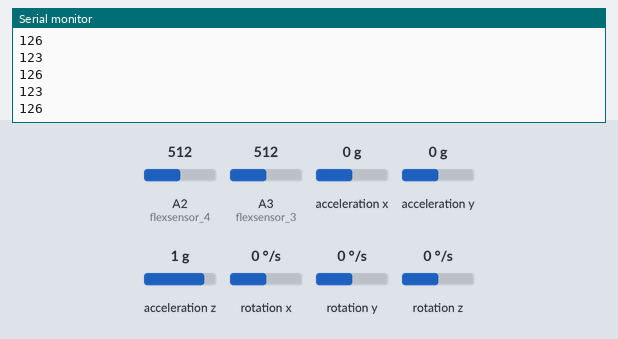
This program was run on a simulated Arduino Nano, built with avr-gcc and run on an emulated ATmega328P. Shown: the last lines printed to the serial monitor. Inputs (shaded band) come from the test bench; at power-on: acceleration x 0 g, A3 (flexsensor_3) = 512, A2 (flexsensor_4) = 512, acceleration y 0 g, acceleration z 1 g, rotation x 0 °/s, rotation y 0 °/s, rotation z 0 °/s.

Above: at 4.2 s.
4.3 s: acceleration x set to 0.8 g
At 5.1 s:
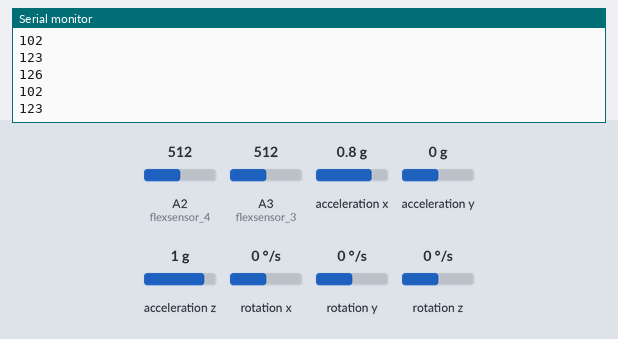
5.8 s: A3 (flexsensor_3) set to 560
At 6.7 s:
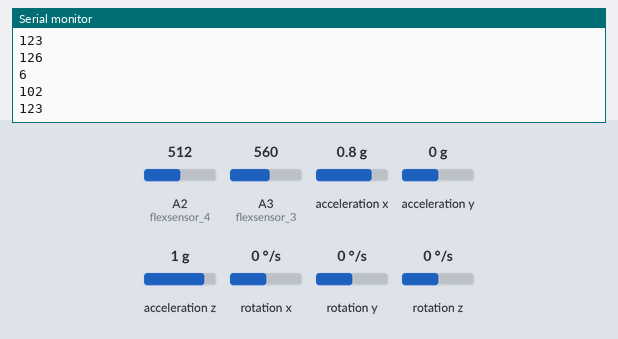
7.3 s: A2 (flexsensor_4) set to 660
At 8.1 s:
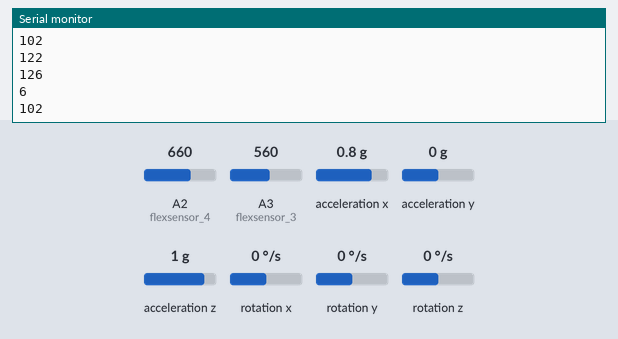
8.8 s: acceleration y set to -1.4 g
At 9.8 s:
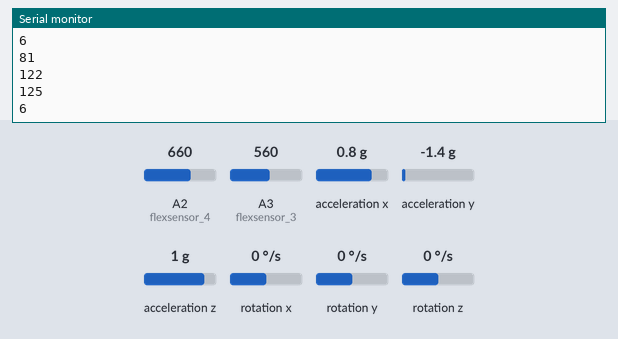
10.3 s: acceleration z set to -1.4 g
At 10.8 s:
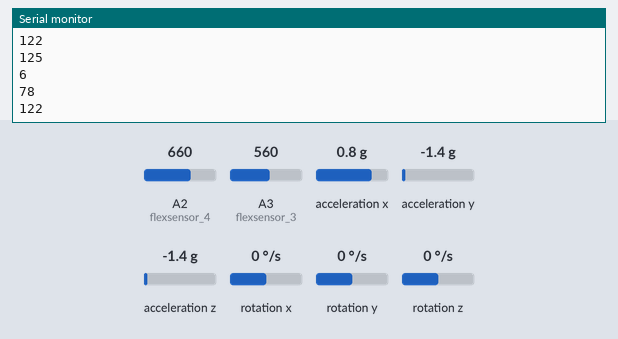
11.8 s: A3 (flexsensor_3) set to 540
At 12.5 s:
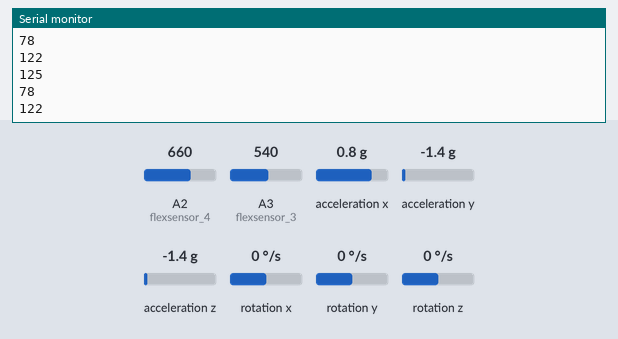
Timing chart, 0 to 14.3 s (numbered marks = the images above; inputs shaded):
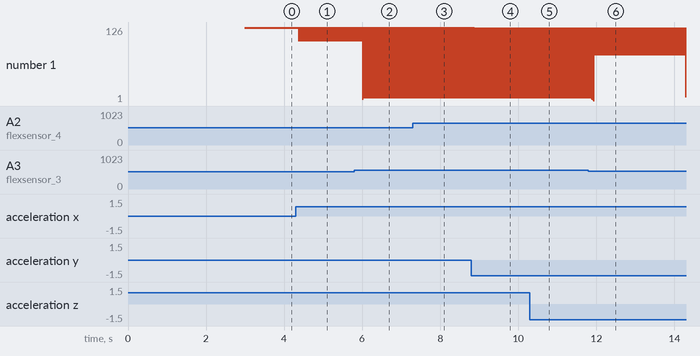

Measured:
- after the input at 4.3 s, the serial monitor: prints a new line after 0.08 s (image 1)
- after the input at 5.8 s, the serial monitor: prints a new line after 0.21 s (image 2)
- after the input at 7.3 s, the serial monitor: prints a new line after 0.07 s (image 3)
- after the input at 8.8 s, the serial monitor: prints a new line after 0.07 s (image 4)
- after the input at 10.3 s, the serial monitor: prints a new line after 0.08 s (image 5)
- after the input at 11.8 s, the serial monitor: prints a new line after 0.08 s (image 6)
- plotted number 1: 126 → 102 after the input at 4.3 s, 126 → 81 after the input at 8.8 s, 81 → 78 after the input at 10.3 s, 78 → 7 after the input at 11.8 s

The program:

main.cpp
```cpp
#include <MPU6050_tockn.h>
#include <Wire.h>
#include <SoftwareSerial.h>
const int flexsensor_3 = 17;
const int flexsensor_4 = 16;
MPU6050 mpu6050(Wire);
SoftwareSerial SerialBT(3,4); // RX, TX
int X;
int Y;
const int numReadings = 10 ;
int readings[numReadings];
int readIndex = 0;
int total = 0;
int sensorValue_3 = 0;

void setup() {
  Serial.begin(9600);
  Wire.begin();
  SerialBT.begin(9600);
  pinMode(flexsensor_3,INPUT);
  pinMode(flexsensor_4,INPUT);
  for(int thisReading = 0; thisReading < numReadings; thisReading++){
    readings[thisReading] = 0;
  }
  mpu6050.begin();
  mpu6050.calcGyroOffsets(true);
}

void loop() {
  mpu6050.update();
  X = mpu6050.getAngleX();
  Y = mpu6050.getAngleY();
  //int sensorValue_3 = analogRead(flexsensor_3);
  int sensorValue_4 = analogRead(flexsensor_4);

  total = total - readings[readIndex];
  readings[readIndex] = analogRead(flexsensor_3);
  total = total + readings[readIndex];
  readIndex = readIndex + 1 ;
  if(readIndex >= numReadings){
    readIndex = 0;
  }
  sensorValue_3 = total / numReadings;
  // if(sensorValue_3 <650 ){
  // int angle_3 = map(sensorValue_3 , 550, 650, 0, 60);
  // Serial.print("Flex:");
  // Serial.println(angle_3);
  //}

  if(sensorValue_4 > 590){
    SerialBT.write(122);
    Serial.println(122);
    }
  if(sensorValue_4 < 590){
    SerialBT.write(123);
    Serial.println(123);
    }
  if(X > 30){
    SerialBT.write(124);
    Serial.println(124);
    }
  if(X < -30){
    SerialBT.write(125);
    Serial.println(125);
    }
  if(X < 20 && X > -20){
    SerialBT.write(126);
    Serial.println(126);
  }
  if(sensorValue_3 <650 && sensorValue_3 > 550){
  int angle_3 = map(sensorValue_3 , 550, 650, 0, 60);
  SerialBT.write(angle_3);
  Serial.println(angle_3);
  }
  if(Y < -10 && Y > -50){
  int angle_2 = map(Y , -10, -50, 60, 120);
  SerialBT.write(angle_2);
  Serial.println(angle_2);
  }
}
```
